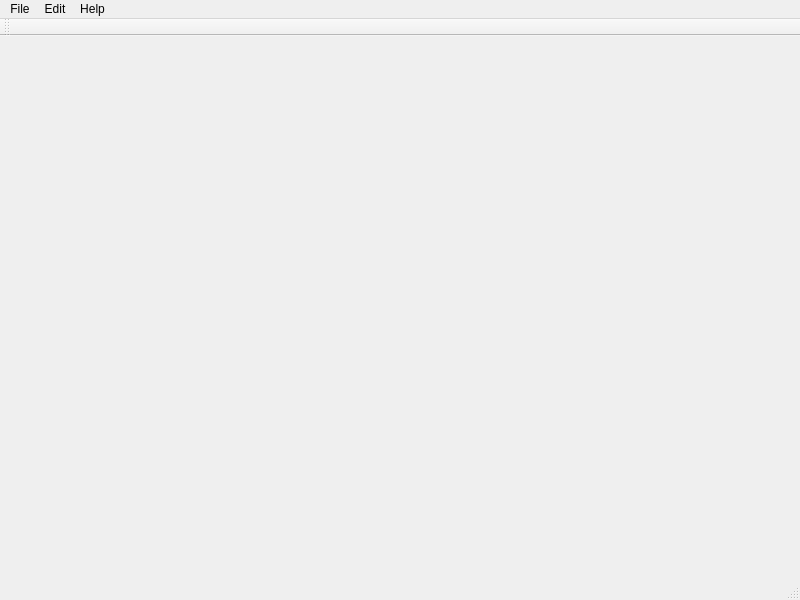
<?xml version="1.0" encoding="UTF-8"?>
<ui version="4.0">
 <class>mainWindow</class>
 <widget class="QMainWindow" name="mainWindow">
  <property name="geometry">
   <rect>
    <x>0</x>
    <y>0</y>
    <width>800</width>
    <height>600</height>
   </rect>
  </property>
  <property name="windowTitle">
   <string>PyDataMan 0.1</string>
  </property>
  <widget class="QWidget" name="centralwidget"/>
  <widget class="QMenuBar" name="mainMenubar">
   <property name="geometry">
    <rect>
     <x>0</x>
     <y>0</y>
     <width>800</width>
     <height>25</height>
    </rect>
   </property>
   <widget class="QMenu" name="menuFile">
    <property name="title">
     <string>File</string>
    </property>
    <addaction name="actionExport"/>
    <addaction name="actionImport"/>
    <addaction name="separator"/>
    <addaction name="actionExit"/>
   </widget>
   <widget class="QMenu" name="menuEdit">
    <property name="title">
     <string>Edit</string>
    </property>
    <addaction name="actionPreferences"/>
   </widget>
   <widget class="QMenu" name="menuHelp">
    <property name="title">
     <string>Help</string>
    </property>
    <addaction name="actionAbout"/>
   </widget>
   <addaction name="menuFile"/>
   <addaction name="menuEdit"/>
   <addaction name="menuHelp"/>
  </widget>
  <widget class="QStatusBar" name="mainStatusbar"/>
  <widget class="QToolBar" name="mainToolbar">
   <property name="windowTitle">
    <string>toolBar</string>
   </property>
   <attribute name="toolBarArea">
    <enum>TopToolBarArea</enum>
   </attribute>
   <attribute name="toolBarBreak">
    <bool>true</bool>
   </attribute>
  </widget>
  <action name="actionExport">
   <property name="text">
    <string>Export</string>
   </property>
  </action>
  <action name="actionImport">
   <property name="text">
    <string>Import</string>
   </property>
  </action>
  <action name="actionExit">
   <property name="text">
    <string>Exit</string>
   </property>
  </action>
  <action name="actionPreferences">
   <property name="text">
    <string>Preferences</string>
   </property>
  </action>
  <action name="actionAbout">
   <property name="text">
    <string>About</string>
   </property>
  </action>
 </widget>
 <resources/>
 <connections/>
</ui>
